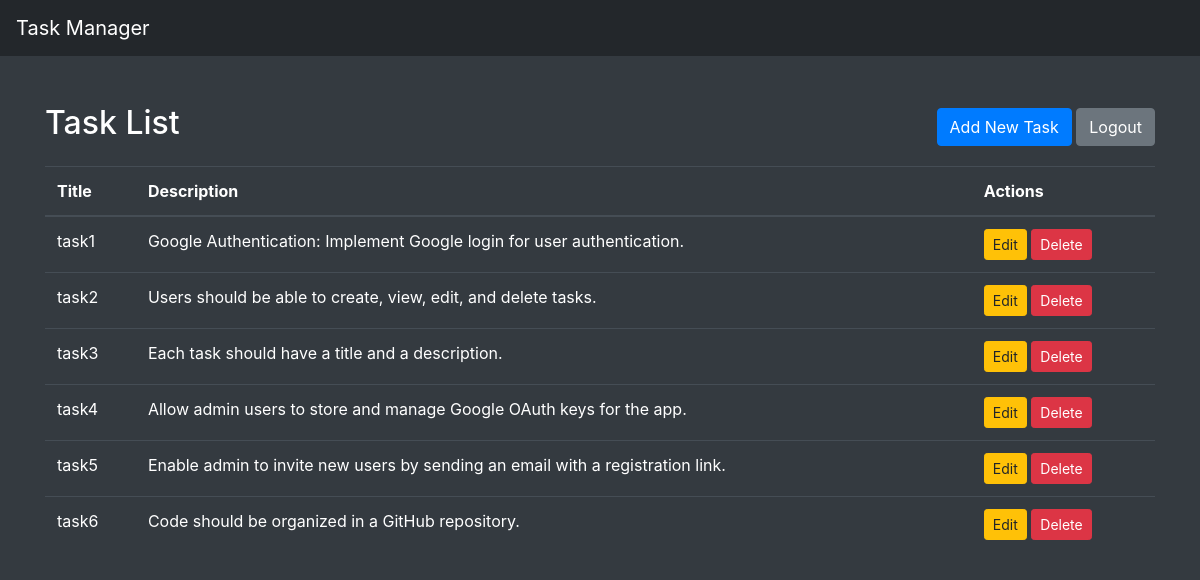
Page /task/ on the committed database.
### tasks/models.py (models this page shows, shortened)
class Task(models.Model):
    title = models.CharField(max_length=200)
    description = models.TextField()

### tasks/views.py (the view)
# urls.py: path('task/', views.task_list, name='task_list'),
def task_list(request):
    tasks = Task.objects.all()
    return render(request, 'tasks/task_list.html', {'tasks': tasks})

### tasks/templates/tasks/task_list.html
{% extends 'base_generic.html' %}
{% block content %}
<div class="container mt-5">
    <div class="d-flex justify-content-between align-items-center mb-3">
        <h2>Task List</h2>
        <div>
            <a href="{% url 'task_create' %}" class="btn btn-primary">Add New Task</a>
            <a href="{% url 'account_logout' %}" class="btn btn-secondary">Logout</a>
        </div>
    </div>
    <table class="table table-dark">
        <thead>
            <tr>
                <th scope="col">Title</th>
                <th scope="col">Description</th>
                <th scope="col">Actions</th>
            </tr>
        </thead>
        <tbody>
            {% for task in tasks %}
                <tr>
                    <td>{{ task.title }}</td>
                    <td>{{ task.description }}</td>
                    <td>
                        <a href="{% url 'task_edit' task.pk %}" class="btn btn-warning btn-sm">Edit</a>
                        <a href="{% url 'task_delete' task.pk %}" class="btn btn-danger btn-sm">Delete</a>
                    </td>
                </tr>
            {% endfor %}
        </tbody>
    </table>
</div>
{% endblock %}

### tasks/templates/base_generic.html (shortened to what this page needs)
<!DOCTYPE html>
<html lang="en">
<head>
    <link href="https://stackpath.bootstrapcdn.com/bootstrap/4.3.1/css/bootstrap.min.css" rel="stylesheet">
</head>
<body>
    <nav class="navbar navbar-expand-lg navbar-dark">
        <a class="navbar-brand" href="#" >Task Manager</a>
    </nav>
    {% block content %}{% endblock %}
</body>
</html>

### tasks/templates/base_generic.html (style rules this page uses)
body { background-color: #343a40; color: white; }
.navbar { background-color: #23272b; }

### rows in the picture
Task: title "task1", description "Google Authentication: Implement Google login for user authentication."
Task: title "task2", description "Users should be able to create, view, edit, and delete tasks."
Task: title "task3", description "Each task should have a title and a description."
Task: title "task4", description "Allow admin users to store and manage Google OAuth keys for the app."
Task: title "task5", description "Enable admin to invite new users by sending an email with a registration link."
Task: title "task6", description "Code should be organized in a GitHub repository."
